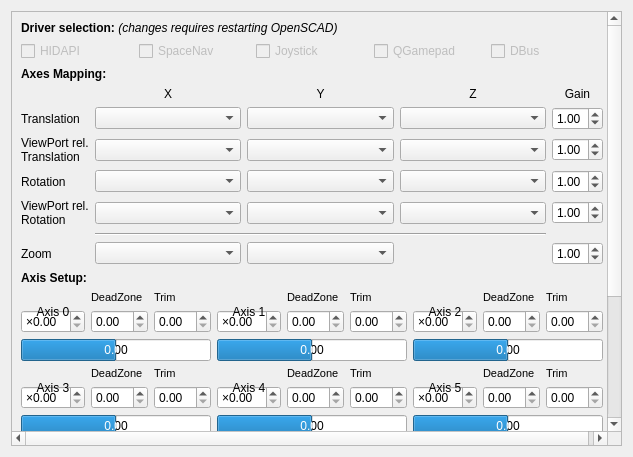
<?xml version="1.0" encoding="UTF-8"?>
<ui version="4.0">
 <class>Axis</class>
 <widget class="QWidget" name="Axis">
  <property name="geometry">
   <rect>
    <x>0</x>
    <y>0</y>
    <width>633</width>
    <height>457</height>
   </rect>
  </property>
  <property name="sizePolicy">
   <sizepolicy hsizetype="Preferred" vsizetype="Preferred">
    <horstretch>0</horstretch>
    <verstretch>0</verstretch>
   </sizepolicy>
  </property>
  <property name="windowTitle">
   <string>Preferences</string>
  </property>
  <property name="unifiedTitleAndToolBarOnMac" stdset="0">
   <bool>true</bool>
  </property>
  <layout class="QGridLayout" name="gridLayout">
   <item row="0" column="0">
    <widget class="QScrollArea" name="scrollArea_InputAxis">
     <property name="widgetResizable">
      <bool>true</bool>
     </property>
     <widget class="QWidget" name="scrollAreaWidgetInputContents">
      <property name="geometry">
       <rect>
        <x>0</x>
        <y>0</y>
        <width>599</width>
        <height>610</height>
       </rect>
      </property>
      <layout class="QGridLayout" name="gridLayout_7" columnstretch="0,0">
       <item row="24" column="0" colspan="2">
        <layout class="QGridLayout" name="gridLayout_10">
         <item row="1" column="0">
          <widget class="QDoubleSpinBox" name="doubleSpinBoxGain0">
           <property name="toolTip">
            <string>Speed multiplier for this axis</string>
           </property>
           <property name="correctionMode">
            <enum>QAbstractSpinBox::CorrectToNearestValue</enum>
           </property>
           <property name="prefix">
            <string>×</string>
           </property>
          </widget>
         </item>
         <item row="1" column="3">
          <widget class="QDoubleSpinBox" name="doubleSpinBoxGain1">
           <property name="toolTip">
            <string>Speed multiplier for this axis</string>
           </property>
           <property name="correctionMode">
            <enum>QAbstractSpinBox::CorrectToNearestValue</enum>
           </property>
           <property name="prefix">
            <string>×</string>
           </property>
          </widget>
         </item>
         <item row="1" column="6">
          <widget class="QDoubleSpinBox" name="doubleSpinBoxGain2">
           <property name="toolTip">
            <string>Speed multiplier for this axis</string>
           </property>
           <property name="correctionMode">
            <enum>QAbstractSpinBox::CorrectToNearestValue</enum>
           </property>
           <property name="prefix">
            <string>×</string>
           </property>
          </widget>
         </item>
         <item row="8" column="0">
          <widget class="QDoubleSpinBox" name="doubleSpinBoxGain3">
           <property name="toolTip">
            <string>Speed multiplier for this axis</string>
           </property>
           <property name="correctionMode">
            <enum>QAbstractSpinBox::CorrectToNearestValue</enum>
           </property>
           <property name="prefix">
            <string>×</string>
           </property>
          </widget>
         </item>
         <item row="8" column="3">
          <widget class="QDoubleSpinBox" name="doubleSpinBoxGain4">
           <property name="toolTip">
            <string>Speed multiplier for this axis</string>
           </property>
           <property name="correctionMode">
            <enum>QAbstractSpinBox::CorrectToNearestValue</enum>
           </property>
           <property name="prefix">
            <string>×</string>
           </property>
          </widget>
         </item>
         <item row="8" column="6">
          <widget class="QDoubleSpinBox" name="doubleSpinBoxGain5">
           <property name="toolTip">
            <string>Speed multiplier for this axis</string>
           </property>
           <property name="correctionMode">
            <enum>QAbstractSpinBox::CorrectToNearestValue</enum>
           </property>
           <property name="prefix">
            <string>×</string>
           </property>
          </widget>
         </item>
         <item row="11" column="0">
          <widget class="QDoubleSpinBox" name="doubleSpinBoxGain6">
           <property name="toolTip">
            <string>Speed multiplier for this axis</string>
           </property>
           <property name="correctionMode">
            <enum>QAbstractSpinBox::CorrectToNearestValue</enum>
           </property>
           <property name="prefix">
            <string>×</string>
           </property>
          </widget>
         </item>
         <item row="11" column="3">
          <widget class="QDoubleSpinBox" name="doubleSpinBoxGain7">
           <property name="toolTip">
            <string>Speed multiplier for this axis</string>
           </property>
           <property name="correctionMode">
            <enum>QAbstractSpinBox::CorrectToNearestValue</enum>
           </property>
           <property name="prefix">
            <string>×</string>
           </property>
          </widget>
         </item>
         <item row="11" column="6">
          <widget class="QDoubleSpinBox" name="doubleSpinBoxGain8">
           <property name="toolTip">
            <string>Speed multiplier for this axis</string>
           </property>
           <property name="correctionMode">
            <enum>QAbstractSpinBox::CorrectToNearestValue</enum>
           </property>
           <property name="prefix">
            <string>×</string>
           </property>
          </widget>
         </item>
         <item row="7" column="2">
          <widget class="QLabel" name="labelAxisTrim3">
           <property name="font">
            <font>
             <pointsize>8</pointsize>
            </font>
           </property>
           <property name="text">
            <string>Trim</string>
           </property>
          </widget>
         </item>
         <item row="11" column="1">
          <widget class="QDoubleSpinBox" name="doubleSpinBoxDeadzone6">
           <property name="correctionMode">
            <enum>QAbstractSpinBox::CorrectToNearestValue</enum>
           </property>
           <property name="singleStep">
            <double>0.050000000000000</double>
           </property>
          </widget>
         </item>
         <item row="0" column="2">
          <widget class="QLabel" name="labelAxisTrim0">
           <property name="font">
            <font>
             <pointsize>8</pointsize>
            </font>
           </property>
           <property name="text">
            <string>Trim</string>
           </property>
          </widget>
         </item>
         <item row="9" column="0" colspan="3">
          <widget class="QProgressBar" name="progressBarAxis3">
           <property name="minimum">
            <number>-100</number>
           </property>
           <property name="value">
            <number>0</number>
           </property>
           <property name="format">
            <string notr="true">0.00</string>
           </property>
          </widget>
         </item>
         <item row="1" column="2">
          <widget class="QDoubleSpinBox" name="doubleSpinBoxTrim0">
           <property name="correctionMode">
            <enum>QAbstractSpinBox::CorrectToNearestValue</enum>
           </property>
           <property name="singleStep">
            <double>0.010000000000000</double>
           </property>
          </widget>
         </item>
         <item row="13" column="0" colspan="3">
          <widget class="QPushButton" name="pushButtonAxisTrimReset">
           <property name="text">
            <string>Reset Trim</string>
           </property>
          </widget>
         </item>
         <item row="1" column="4">
          <widget class="QDoubleSpinBox" name="doubleSpinBoxDeadzone1">
           <property name="correctionMode">
            <enum>QAbstractSpinBox::CorrectToNearestValue</enum>
           </property>
           <property name="singleStep">
            <double>0.050000000000000</double>
           </property>
          </widget>
         </item>
         <item row="12" column="3" colspan="3">
          <widget class="QProgressBar" name="progressBarAxis7">
           <property name="minimum">
            <number>-100</number>
           </property>
           <property name="value">
            <number>0</number>
           </property>
           <property name="format">
            <string notr="true">0.00</string>
           </property>
          </widget>
         </item>
         <item row="9" column="3" colspan="3">
          <widget class="QProgressBar" name="progressBarAxis4">
           <property name="minimum">
            <number>-100</number>
           </property>
           <property name="value">
            <number>0</number>
           </property>
           <property name="format">
            <string notr="true">0.00</string>
           </property>
          </widget>
         </item>
         <item row="1" column="7">
          <widget class="QDoubleSpinBox" name="doubleSpinBoxDeadzone2">
           <property name="correctionMode">
            <enum>QAbstractSpinBox::CorrectToNearestValue</enum>
           </property>
           <property name="singleStep">
            <double>0.050000000000000</double>
           </property>
          </widget>
         </item>
         <item row="1" column="1">
          <widget class="QDoubleSpinBox" name="doubleSpinBoxDeadzone0">
           <property name="correctionMode">
            <enum>QAbstractSpinBox::CorrectToNearestValue</enum>
           </property>
           <property name="singleStep">
            <double>0.050000000000000</double>
           </property>
          </widget>
         </item>
         <item row="9" column="6" colspan="3">
          <widget class="QProgressBar" name="progressBarAxis5">
           <property name="minimum">
            <number>-100</number>
           </property>
           <property name="value">
            <number>0</number>
           </property>
           <property name="format">
            <string notr="true">0.00</string>
           </property>
          </widget>
         </item>
         <item row="0" column="1">
          <widget class="QLabel" name="labelAxisDeadzone0">
           <property name="font">
            <font>
             <pointsize>8</pointsize>
            </font>
           </property>
           <property name="text">
            <string>DeadZone</string>
           </property>
          </widget>
         </item>
         <item row="1" column="5">
          <widget class="QDoubleSpinBox" name="doubleSpinBoxTrim1">
           <property name="correctionMode">
            <enum>QAbstractSpinBox::CorrectToNearestValue</enum>
           </property>
           <property name="singleStep">
            <double>0.010000000000000</double>
           </property>
          </widget>
         </item>
         <item row="11" column="2">
          <widget class="QDoubleSpinBox" name="doubleSpinBoxTrim6">
           <property name="correctionMode">
            <enum>QAbstractSpinBox::CorrectToNearestValue</enum>
           </property>
           <property name="singleStep">
            <double>0.010000000000000</double>
           </property>
          </widget>
         </item>
         <item row="6" column="3" colspan="3">
          <widget class="QProgressBar" name="progressBarAxis1">
           <property name="minimum">
            <number>-100</number>
           </property>
           <property name="value">
            <number>0</number>
           </property>
           <property name="format">
            <string notr="true">0.00</string>
           </property>
          </widget>
         </item>
         <item row="1" column="8">
          <widget class="QDoubleSpinBox" name="doubleSpinBoxTrim2">
           <property name="correctionMode">
            <enum>QAbstractSpinBox::CorrectToNearestValue</enum>
           </property>
           <property name="singleStep">
            <double>0.010000000000000</double>
           </property>
          </widget>
         </item>
         <item row="8" column="8">
          <widget class="QDoubleSpinBox" name="doubleSpinBoxTrim5">
           <property name="correctionMode">
            <enum>QAbstractSpinBox::CorrectToNearestValue</enum>
           </property>
           <property name="singleStep">
            <double>0.010000000000000</double>
           </property>
          </widget>
         </item>
         <item row="13" column="6" colspan="3">
          <widget class="QPushButton" name="pushButtonAxisTrim">
           <property name="text">
            <string>Auto Trim Axes</string>
           </property>
          </widget>
         </item>
         <item row="12" column="6" colspan="3">
          <widget class="QProgressBar" name="progressBarAxis8">
           <property name="minimum">
            <number>-100</number>
           </property>
           <property name="value">
            <number>0</number>
           </property>
           <property name="format">
            <string notr="true">0.00</string>
           </property>
          </widget>
         </item>
         <item row="11" column="4">
          <widget class="QDoubleSpinBox" name="doubleSpinBoxDeadzone7">
           <property name="correctionMode">
            <enum>QAbstractSpinBox::CorrectToNearestValue</enum>
           </property>
           <property name="singleStep">
            <double>0.050000000000000</double>
           </property>
          </widget>
         </item>
         <item row="8" column="1">
          <widget class="QDoubleSpinBox" name="doubleSpinBoxDeadzone3">
           <property name="correctionMode">
            <enum>QAbstractSpinBox::CorrectToNearestValue</enum>
           </property>
           <property name="singleStep">
            <double>0.050000000000000</double>
           </property>
          </widget>
         </item>
         <item row="8" column="4">
          <widget class="QDoubleSpinBox" name="doubleSpinBoxDeadzone4">
           <property name="correctionMode">
            <enum>QAbstractSpinBox::CorrectToNearestValue</enum>
           </property>
           <property name="singleStep">
            <double>0.050000000000000</double>
           </property>
          </widget>
         </item>
         <item row="8" column="2">
          <widget class="QDoubleSpinBox" name="doubleSpinBoxTrim3">
           <property name="correctionMode">
            <enum>QAbstractSpinBox::CorrectToNearestValue</enum>
           </property>
           <property name="singleStep">
            <double>0.010000000000000</double>
           </property>
          </widget>
         </item>
         <item row="8" column="5">
          <widget class="QDoubleSpinBox" name="doubleSpinBoxTrim4">
           <property name="correctionMode">
            <enum>QAbstractSpinBox::CorrectToNearestValue</enum>
           </property>
           <property name="singleStep">
            <double>0.010000000000000</double>
           </property>
          </widget>
         </item>
         <item row="11" column="8">
          <widget class="QDoubleSpinBox" name="doubleSpinBoxTrim8">
           <property name="correctionMode">
            <enum>QAbstractSpinBox::CorrectToNearestValue</enum>
           </property>
           <property name="singleStep">
            <double>0.010000000000000</double>
           </property>
          </widget>
         </item>
         <item row="11" column="5">
          <widget class="QDoubleSpinBox" name="doubleSpinBoxTrim7">
           <property name="correctionMode">
            <enum>QAbstractSpinBox::CorrectToNearestValue</enum>
           </property>
           <property name="singleStep">
            <double>0.010000000000000</double>
           </property>
          </widget>
         </item>
         <item row="11" column="7">
          <widget class="QDoubleSpinBox" name="doubleSpinBoxDeadzone8">
           <property name="correctionMode">
            <enum>QAbstractSpinBox::CorrectToNearestValue</enum>
           </property>
           <property name="singleStep">
            <double>0.050000000000000</double>
           </property>
          </widget>
         </item>
         <item row="8" column="7">
          <widget class="QDoubleSpinBox" name="doubleSpinBoxDeadzone5">
           <property name="correctionMode">
            <enum>QAbstractSpinBox::CorrectToNearestValue</enum>
           </property>
           <property name="singleStep">
            <double>0.050000000000000</double>
           </property>
          </widget>
         </item>
         <item row="12" column="0" colspan="3">
          <widget class="QProgressBar" name="progressBarAxis6">
           <property name="minimum">
            <number>-100</number>
           </property>
           <property name="value">
            <number>0</number>
           </property>
           <property name="format">
            <string notr="true">0.00</string>
           </property>
          </widget>
         </item>
         <item row="6" column="6" colspan="3">
          <widget class="QProgressBar" name="progressBarAxis2">
           <property name="minimum">
            <number>-100</number>
           </property>
           <property name="value">
            <number>0</number>
           </property>
           <property name="format">
            <string notr="true">0.00</string>
           </property>
          </widget>
         </item>
         <item row="6" column="0" colspan="3">
          <widget class="QProgressBar" name="progressBarAxis0">
           <property name="minimum">
            <number>-100</number>
           </property>
           <property name="value">
            <number>0</number>
           </property>
           <property name="format">
            <string notr="true">0.00</string>
           </property>
          </widget>
         </item>
         <item row="10" column="2">
          <widget class="QLabel" name="labelAxisTrim6">
           <property name="font">
            <font>
             <pointsize>8</pointsize>
            </font>
           </property>
           <property name="text">
            <string>Trim</string>
           </property>
          </widget>
         </item>
         <item row="7" column="1">
          <widget class="QLabel" name="labelAxisDeadzone3">
           <property name="font">
            <font>
             <pointsize>8</pointsize>
            </font>
           </property>
           <property name="text">
            <string>DeadZone</string>
           </property>
          </widget>
         </item>
         <item row="10" column="1">
          <widget class="QLabel" name="labelAxisDeadzone6">
           <property name="font">
            <font>
             <pointsize>8</pointsize>
            </font>
           </property>
           <property name="text">
            <string>DeadZone</string>
           </property>
          </widget>
         </item>
         <item row="10" column="4">
          <widget class="QLabel" name="labelAxisDeadzone7">
           <property name="font">
            <font>
             <pointsize>8</pointsize>
            </font>
           </property>
           <property name="text">
            <string>DeadZone</string>
           </property>
          </widget>
         </item>
         <item row="10" column="5">
          <widget class="QLabel" name="labelAxisTrim7">
           <property name="font">
            <font>
             <pointsize>8</pointsize>
            </font>
           </property>
           <property name="text">
            <string>Trim</string>
           </property>
          </widget>
         </item>
         <item row="10" column="7">
          <widget class="QLabel" name="labelAxisDeadzone8">
           <property name="font">
            <font>
             <pointsize>8</pointsize>
            </font>
           </property>
           <property name="text">
            <string>DeadZone</string>
           </property>
          </widget>
         </item>
         <item row="10" column="8">
          <widget class="QLabel" name="labelAxisTrim8">
           <property name="font">
            <font>
             <pointsize>8</pointsize>
            </font>
           </property>
           <property name="text">
            <string>Trim</string>
           </property>
          </widget>
         </item>
         <item row="7" column="7">
          <widget class="QLabel" name="labelAxisDeadzone5">
           <property name="font">
            <font>
             <pointsize>8</pointsize>
            </font>
           </property>
           <property name="text">
            <string>DeadZone</string>
           </property>
          </widget>
         </item>
         <item row="7" column="8">
          <widget class="QLabel" name="labelAxisTrim5">
           <property name="font">
            <font>
             <pointsize>8</pointsize>
            </font>
           </property>
           <property name="text">
            <string>Trim</string>
           </property>
          </widget>
         </item>
         <item row="7" column="4">
          <widget class="QLabel" name="labelAxisDeadzone4">
           <property name="font">
            <font>
             <pointsize>8</pointsize>
            </font>
           </property>
           <property name="text">
            <string>DeadZone</string>
           </property>
          </widget>
         </item>
         <item row="7" column="5">
          <widget class="QLabel" name="labelAxisTrim4">
           <property name="font">
            <font>
             <pointsize>8</pointsize>
            </font>
           </property>
           <property name="text">
            <string>Trim</string>
           </property>
          </widget>
         </item>
         <item row="0" column="7">
          <widget class="QLabel" name="labelAxisDeadzone2">
           <property name="font">
            <font>
             <pointsize>8</pointsize>
            </font>
           </property>
           <property name="text">
            <string>DeadZone</string>
           </property>
          </widget>
         </item>
         <item row="0" column="8">
          <widget class="QLabel" name="labelAxisTrim2">
           <property name="font">
            <font>
             <pointsize>8</pointsize>
            </font>
           </property>
           <property name="text">
            <string>Trim</string>
           </property>
          </widget>
         </item>
         <item row="0" column="6" rowspan="2">
          <widget class="QLabel" name="labelAxis2">
           <property name="sizePolicy">
            <sizepolicy hsizetype="Minimum" vsizetype="Minimum">
             <horstretch>0</horstretch>
             <verstretch>0</verstretch>
            </sizepolicy>
           </property>
           <property name="text">
            <string>Axis 2</string>
           </property>
           <property name="alignment">
            <set>Qt::AlignCenter</set>
           </property>
          </widget>
         </item>
         <item row="0" column="0" rowspan="2">
          <widget class="QLabel" name="labelAxis0">
           <property name="sizePolicy">
            <sizepolicy hsizetype="Minimum" vsizetype="Minimum">
             <horstretch>0</horstretch>
             <verstretch>0</verstretch>
            </sizepolicy>
           </property>
           <property name="text">
            <string>Axis 0</string>
           </property>
           <property name="alignment">
            <set>Qt::AlignCenter</set>
           </property>
          </widget>
         </item>
         <item row="7" column="0" rowspan="2">
          <widget class="QLabel" name="labelAxis3">
           <property name="sizePolicy">
            <sizepolicy hsizetype="Minimum" vsizetype="Minimum">
             <horstretch>0</horstretch>
             <verstretch>0</verstretch>
            </sizepolicy>
           </property>
           <property name="text">
            <string>Axis 3</string>
           </property>
           <property name="alignment">
            <set>Qt::AlignCenter</set>
           </property>
          </widget>
         </item>
         <item row="10" column="0" rowspan="2">
          <widget class="QLabel" name="labelAxis6">
           <property name="sizePolicy">
            <sizepolicy hsizetype="Minimum" vsizetype="Minimum">
             <horstretch>0</horstretch>
             <verstretch>0</verstretch>
            </sizepolicy>
           </property>
           <property name="text">
            <string>Axis 6</string>
           </property>
           <property name="alignment">
            <set>Qt::AlignCenter</set>
           </property>
          </widget>
         </item>
         <item row="10" column="6" rowspan="2">
          <widget class="QLabel" name="labelAxis8">
           <property name="sizePolicy">
            <sizepolicy hsizetype="Minimum" vsizetype="Minimum">
             <horstretch>0</horstretch>
             <verstretch>0</verstretch>
            </sizepolicy>
           </property>
           <property name="text">
            <string>Axis 8</string>
           </property>
           <property name="alignment">
            <set>Qt::AlignCenter</set>
           </property>
          </widget>
         </item>
         <item row="10" column="3" rowspan="2">
          <widget class="QLabel" name="labelAxis7">
           <property name="sizePolicy">
            <sizepolicy hsizetype="Minimum" vsizetype="Minimum">
             <horstretch>0</horstretch>
             <verstretch>0</verstretch>
            </sizepolicy>
           </property>
           <property name="text">
            <string>Axis 7</string>
           </property>
           <property name="alignment">
            <set>Qt::AlignCenter</set>
           </property>
          </widget>
         </item>
         <item row="7" column="6" rowspan="2">
          <widget class="QLabel" name="labelAxis5">
           <property name="sizePolicy">
            <sizepolicy hsizetype="Minimum" vsizetype="Minimum">
             <horstretch>0</horstretch>
             <verstretch>0</verstretch>
            </sizepolicy>
           </property>
           <property name="text">
            <string>Axis 5</string>
           </property>
           <property name="alignment">
            <set>Qt::AlignCenter</set>
           </property>
          </widget>
         </item>
         <item row="0" column="3" rowspan="2">
          <widget class="QLabel" name="labelAxis1">
           <property name="sizePolicy">
            <sizepolicy hsizetype="Minimum" vsizetype="Minimum">
             <horstretch>0</horstretch>
             <verstretch>0</verstretch>
            </sizepolicy>
           </property>
           <property name="text">
            <string>Axis 1</string>
           </property>
           <property name="alignment">
            <set>Qt::AlignCenter</set>
           </property>
          </widget>
         </item>
         <item row="7" column="3" rowspan="2">
          <widget class="QLabel" name="labelAxis4">
           <property name="sizePolicy">
            <sizepolicy hsizetype="Minimum" vsizetype="Minimum">
             <horstretch>0</horstretch>
             <verstretch>0</verstretch>
            </sizepolicy>
           </property>
           <property name="text">
            <string>Axis 4</string>
           </property>
           <property name="alignment">
            <set>Qt::AlignCenter</set>
           </property>
          </widget>
         </item>
         <item row="0" column="4">
          <widget class="QLabel" name="labelAxisDeadzone1">
           <property name="font">
            <font>
             <pointsize>8</pointsize>
            </font>
           </property>
           <property name="text">
            <string>DeadZone</string>
           </property>
          </widget>
         </item>
         <item row="0" column="5">
          <widget class="QLabel" name="labelAxisTrim1">
           <property name="font">
            <font>
             <pointsize>8</pointsize>
            </font>
           </property>
           <property name="text">
            <string>Trim</string>
           </property>
          </widget>
         </item>
        </layout>
       </item>
       <item row="13" column="0" colspan="2">
        <layout class="QGridLayout" name="gridLayout_11">
         <item row="3" column="0">
          <widget class="QLabel" name="labelInputRotation">
           <property name="text">
            <string>Rotation</string>
           </property>
          </widget>
         </item>
         <item row="3" column="1">
          <widget class="QComboBox" name="comboBoxRotationX">
           <property name="sizePolicy">
            <sizepolicy hsizetype="Preferred" vsizetype="Fixed">
             <horstretch>1</horstretch>
             <verstretch>0</verstretch>
            </sizepolicy>
           </property>
          </widget>
         </item>
         <item row="6" column="0">
          <widget class="QLabel" name="labelInputZoom">
           <property name="text">
            <string>Zoom</string>
           </property>
          </widget>
         </item>
         <item row="6" column="1">
          <widget class="QComboBox" name="comboBoxZoom">
           <property name="sizePolicy">
            <sizepolicy hsizetype="Preferred" vsizetype="Fixed">
             <horstretch>1</horstretch>
             <verstretch>0</verstretch>
            </sizepolicy>
           </property>
          </widget>
         </item>
         <item row="1" column="1">
          <widget class="QComboBox" name="comboBoxTranslationX">
           <property name="sizePolicy">
            <sizepolicy hsizetype="Preferred" vsizetype="Fixed">
             <horstretch>1</horstretch>
             <verstretch>0</verstretch>
            </sizepolicy>
           </property>
          </widget>
         </item>
         <item row="2" column="3">
          <widget class="QComboBox" name="comboBoxTranslationZVPRel">
           <property name="sizePolicy">
            <sizepolicy hsizetype="Preferred" vsizetype="Fixed">
             <horstretch>1</horstretch>
             <verstretch>0</verstretch>
            </sizepolicy>
           </property>
          </widget>
         </item>
         <item row="1" column="3">
          <widget class="QComboBox" name="comboBoxTranslationZ">
           <property name="sizePolicy">
            <sizepolicy hsizetype="Preferred" vsizetype="Fixed">
             <horstretch>1</horstretch>
             <verstretch>0</verstretch>
            </sizepolicy>
           </property>
          </widget>
         </item>
         <item row="1" column="4">
          <widget class="QDoubleSpinBox" name="doubleSpinBoxTranslationGain">
           <property name="correctionMode">
            <enum>QAbstractSpinBox::CorrectToNearestValue</enum>
           </property>
           <property name="minimum">
            <double>0.100000000000000</double>
           </property>
           <property name="maximum">
            <double>9.990000000000000</double>
           </property>
           <property name="singleStep">
            <double>0.100000000000000</double>
           </property>
           <property name="value">
            <double>1.000000000000000</double>
           </property>
          </widget>
         </item>
         <item row="0" column="1">
          <widget class="QLabel" name="label_11">
           <property name="text">
            <string>X</string>
           </property>
           <property name="alignment">
            <set>Qt::AlignCenter</set>
           </property>
          </widget>
         </item>
         <item row="0" column="4">
          <widget class="QLabel" name="label_16">
           <property name="text">
            <string>Gain</string>
           </property>
           <property name="alignment">
            <set>Qt::AlignCenter</set>
           </property>
          </widget>
         </item>
         <item row="3" column="4">
          <widget class="QDoubleSpinBox" name="doubleSpinBoxRotateGain">
           <property name="correctionMode">
            <enum>QAbstractSpinBox::CorrectToNearestValue</enum>
           </property>
           <property name="minimum">
            <double>0.100000000000000</double>
           </property>
           <property name="maximum">
            <double>9.990000000000000</double>
           </property>
           <property name="singleStep">
            <double>0.100000000000000</double>
           </property>
           <property name="value">
            <double>1.000000000000000</double>
           </property>
          </widget>
         </item>
         <item row="3" column="2">
          <widget class="QComboBox" name="comboBoxRotationY">
           <property name="sizePolicy">
            <sizepolicy hsizetype="Preferred" vsizetype="Fixed">
             <horstretch>1</horstretch>
             <verstretch>0</verstretch>
            </sizepolicy>
           </property>
          </widget>
         </item>
         <item row="0" column="2">
          <widget class="QLabel" name="label_14">
           <property name="text">
            <string>Y</string>
           </property>
           <property name="alignment">
            <set>Qt::AlignCenter</set>
           </property>
          </widget>
         </item>
         <item row="6" column="4">
          <widget class="QDoubleSpinBox" name="doubleSpinBoxZoomGain">
           <property name="minimum">
            <double>0.100000000000000</double>
           </property>
           <property name="maximum">
            <double>9.990000000000000</double>
           </property>
           <property name="singleStep">
            <double>0.100000000000000</double>
           </property>
           <property name="value">
            <double>1.000000000000000</double>
           </property>
          </widget>
         </item>
         <item row="2" column="4">
          <widget class="QDoubleSpinBox" name="doubleSpinBoxTranslationVPRelGain">
           <property name="correctionMode">
            <enum>QAbstractSpinBox::CorrectToNearestValue</enum>
           </property>
           <property name="minimum">
            <double>0.100000000000000</double>
           </property>
           <property name="maximum">
            <double>9.990000000000000</double>
           </property>
           <property name="singleStep">
            <double>0.100000000000000</double>
           </property>
           <property name="value">
            <double>1.000000000000000</double>
           </property>
          </widget>
         </item>
         <item row="0" column="3">
          <widget class="QLabel" name="label_15">
           <property name="text">
            <string>Z</string>
           </property>
           <property name="alignment">
            <set>Qt::AlignCenter</set>
           </property>
          </widget>
         </item>
         <item row="1" column="2">
          <widget class="QComboBox" name="comboBoxTranslationY">
           <property name="sizePolicy">
            <sizepolicy hsizetype="Preferred" vsizetype="Fixed">
             <horstretch>1</horstretch>
             <verstretch>0</verstretch>
            </sizepolicy>
           </property>
          </widget>
         </item>
         <item row="2" column="2">
          <widget class="QComboBox" name="comboBoxTranslationYVPRel">
           <property name="sizePolicy">
            <sizepolicy hsizetype="Preferred" vsizetype="Fixed">
             <horstretch>1</horstretch>
             <verstretch>0</verstretch>
            </sizepolicy>
           </property>
          </widget>
         </item>
         <item row="2" column="1">
          <widget class="QComboBox" name="comboBoxTranslationXVPRel">
           <property name="sizePolicy">
            <sizepolicy hsizetype="Preferred" vsizetype="Fixed">
             <horstretch>1</horstretch>
             <verstretch>0</verstretch>
            </sizepolicy>
           </property>
          </widget>
         </item>
         <item row="1" column="0">
          <widget class="QLabel" name="labelInputTranslation">
           <property name="text">
            <string>Translation</string>
           </property>
          </widget>
         </item>
         <item row="3" column="3">
          <widget class="QComboBox" name="comboBoxRotationZ">
           <property name="sizePolicy">
            <sizepolicy hsizetype="Preferred" vsizetype="Fixed">
             <horstretch>1</horstretch>
             <verstretch>0</verstretch>
            </sizepolicy>
           </property>
          </widget>
         </item>
         <item row="2" column="0">
          <widget class="QLabel" name="labelInputTranslationViewPortRelative">
           <property name="text">
            <string>ViewPort rel.&lt;br/&gt;Translation</string>
           </property>
          </widget>
         </item>
         <item row="6" column="2">
          <widget class="QComboBox" name="comboBoxZoom2">
           <property name="sizePolicy">
            <sizepolicy hsizetype="Preferred" vsizetype="Fixed">
             <horstretch>1</horstretch>
             <verstretch>0</verstretch>
            </sizepolicy>
           </property>
          </widget>
         </item>
         <item row="5" column="1" colspan="3">
          <widget class="Line" name="line_2">
           <property name="orientation">
            <enum>Qt::Horizontal</enum>
           </property>
          </widget>
         </item>
         <item row="4" column="1">
          <widget class="QComboBox" name="comboBoxRotationXVPRel">
           <property name="sizePolicy">
            <sizepolicy hsizetype="Preferred" vsizetype="Fixed">
             <horstretch>1</horstretch>
             <verstretch>0</verstretch>
            </sizepolicy>
           </property>
          </widget>
         </item>
         <item row="4" column="0">
          <widget class="QLabel" name="labelInputRotationViewPortRelative">
           <property name="text">
            <string>ViewPort rel.&lt;br /&gt;Rotation</string>
           </property>
          </widget>
         </item>
         <item row="4" column="2">
          <widget class="QComboBox" name="comboBoxRotationYVPRel">
           <property name="sizePolicy">
            <sizepolicy hsizetype="Preferred" vsizetype="Fixed">
             <horstretch>1</horstretch>
             <verstretch>0</verstretch>
            </sizepolicy>
           </property>
          </widget>
         </item>
         <item row="4" column="3">
          <widget class="QComboBox" name="comboBoxRotationZVPRel">
           <property name="sizePolicy">
            <sizepolicy hsizetype="Preferred" vsizetype="Fixed">
             <horstretch>1</horstretch>
             <verstretch>0</verstretch>
            </sizepolicy>
           </property>
          </widget>
         </item>
         <item row="4" column="4">
          <widget class="QDoubleSpinBox" name="doubleSpinBoxRotateVPRelGain">
           <property name="correctionMode">
            <enum>QAbstractSpinBox::CorrectToNearestValue</enum>
           </property>
           <property name="minimum">
            <double>0.100000000000000</double>
           </property>
           <property name="maximum">
            <double>9.990000000000000</double>
           </property>
           <property name="singleStep">
            <double>0.100000000000000</double>
           </property>
           <property name="value">
            <double>1.000000000000000</double>
           </property>
          </widget>
         </item>
        </layout>
       </item>
       <item row="14" column="0" colspan="2">
        <widget class="QLabel" name="label_3">
         <property name="font">
          <font>
           <weight>75</weight>
           <bold>true</bold>
          </font>
         </property>
         <property name="text">
          <string>Axis Setup:</string>
         </property>
        </widget>
       </item>
       <item row="0" column="0" colspan="2">
        <widget class="QLabel" name="label">
         <property name="text">
          <string>&lt;b&gt;Driver selection:&lt;/b&gt; &lt;i&gt;(changes requires restarting OpenSCAD)&lt;/i&gt;</string>
         </property>
        </widget>
       </item>
       <item row="1" column="0" colspan="2">
        <layout class="QGridLayout" name="gridLayout_2">
         <item row="2" column="1">
          <widget class="QCheckBox" name="checkBoxSpaceNav">
           <property name="enabled">
            <bool>false</bool>
           </property>
           <property name="text">
            <string>SpaceNav</string>
           </property>
          </widget>
         </item>
         <item row="2" column="0">
          <widget class="QCheckBox" name="checkBoxHIDAPI">
           <property name="enabled">
            <bool>false</bool>
           </property>
           <property name="text">
            <string>HIDAPI</string>
           </property>
          </widget>
         </item>
         <item row="2" column="3">
          <widget class="QCheckBox" name="checkBoxQGamepad">
           <property name="enabled">
            <bool>false</bool>
           </property>
           <property name="text">
            <string>QGamepad</string>
           </property>
          </widget>
         </item>
         <item row="2" column="2">
          <widget class="QCheckBox" name="checkBoxJoystick">
           <property name="enabled">
            <bool>false</bool>
           </property>
           <property name="text">
            <string>Joystick</string>
           </property>
          </widget>
         </item>
         <item row="2" column="4">
          <widget class="QCheckBox" name="checkBoxDBus">
           <property name="enabled">
            <bool>false</bool>
           </property>
           <property name="text">
            <string>DBus</string>
           </property>
          </widget>
         </item>
        </layout>
       </item>
       <item row="2" column="0" colspan="2">
        <widget class="QLabel" name="label_2">
         <property name="font">
          <font>
           <weight>75</weight>
           <bold>true</bold>
          </font>
         </property>
         <property name="text">
          <string>Axes Mapping:</string>
         </property>
        </widget>
       </item>
       <item row="34" column="0" colspan="2">
        <widget class="QLabel" name="label_4">
         <property name="font">
          <font>
           <weight>75</weight>
           <bold>true</bold>
          </font>
         </property>
         <property name="text">
          <string>Status:</string>
         </property>
        </widget>
       </item>
       <item row="35" column="0" colspan="2">
        <widget class="QLabel" name="label_driverInfo">
         <property name="text">
          <string>TextLabel</string>
         </property>
        </widget>
       </item>
       <item row="36" column="0">
        <widget class="QPushButton" name="pushButtonUpdate">
         <property name="text">
          <string>Update</string>
         </property>
        </widget>
       </item>
       <item row="37" column="0">
        <spacer name="verticalSpacer_4">
         <property name="orientation">
          <enum>Qt::Vertical</enum>
         </property>
         <property name="sizeHint" stdset="0">
          <size>
           <width>20</width>
           <height>40</height>
          </size>
         </property>
        </spacer>
       </item>
      </layout>
     </widget>
    </widget>
   </item>
  </layout>
 </widget>
 <resources/>
 <connections/>
</ui>
